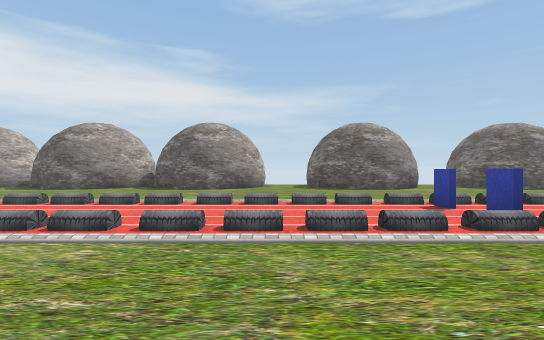
[1] (above)

21 first-person views from a walk through a Unity game level. The camera is 1.5 m above the floor, looks level and sees 85° across. The floor is counted in squares, 2 m on a side. Each view is taken from the middle of a square. On the plan, view 1 faces up. The plan holds only what a view shows up to about 10 squares ahead; the rest is blank. The place goes on beyond the plan. The player is left out. Some surface patterns are stand-ins.

[2]
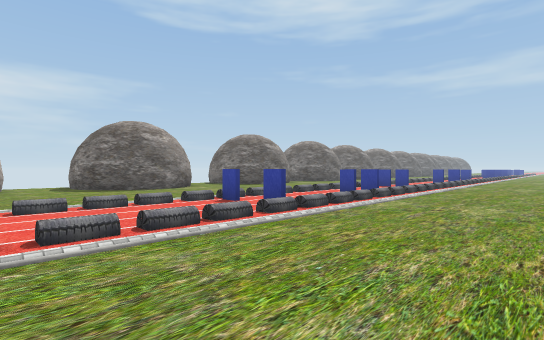

[3]
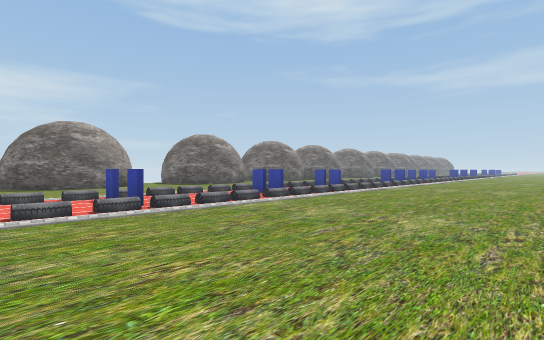

[4]
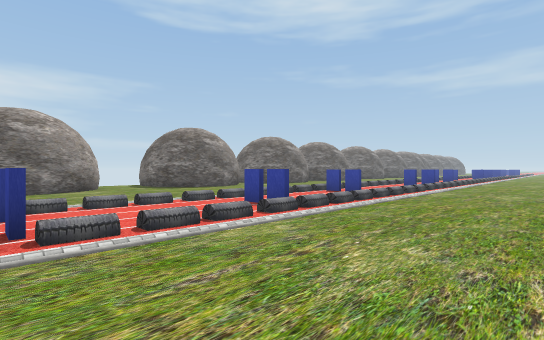

[5]
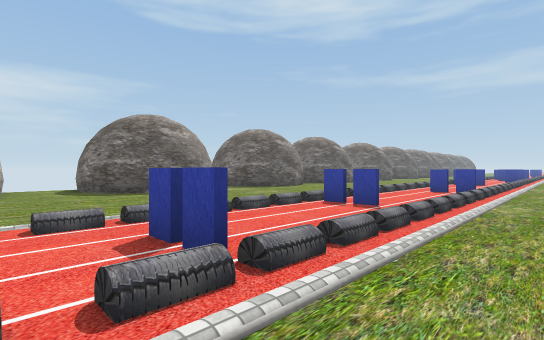

[6]
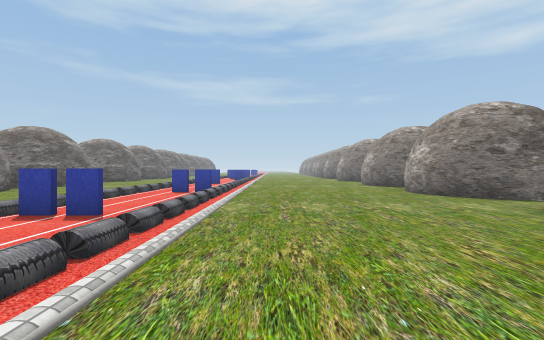

[7]
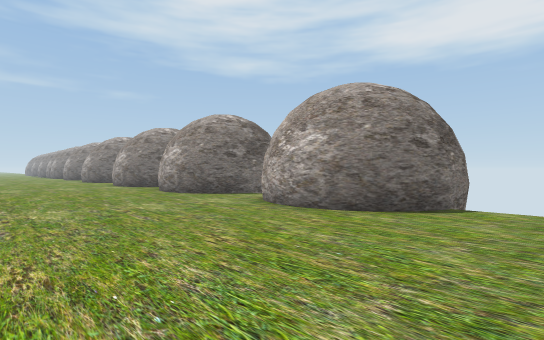

[8]
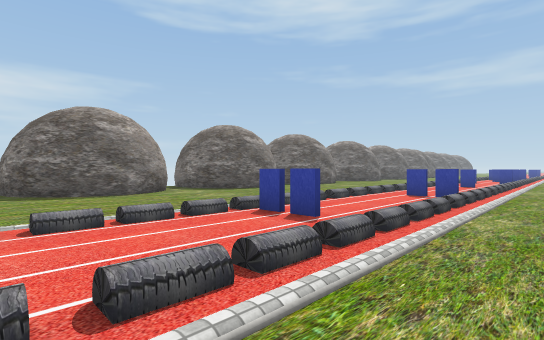

[9]
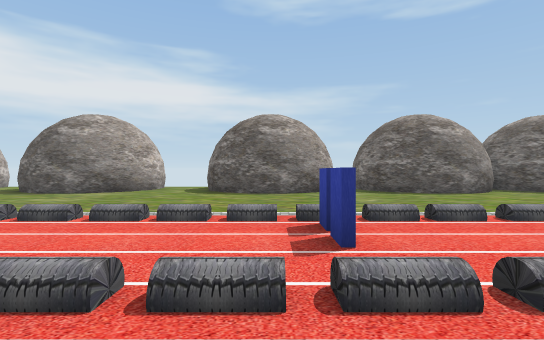

[10]
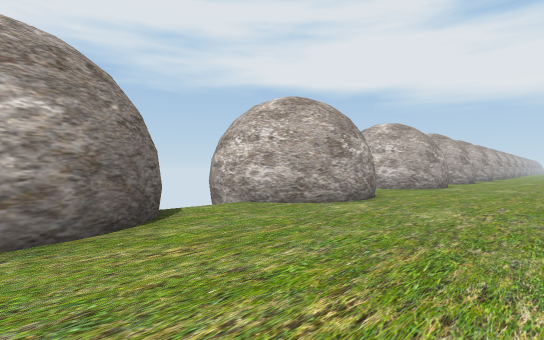

[11]
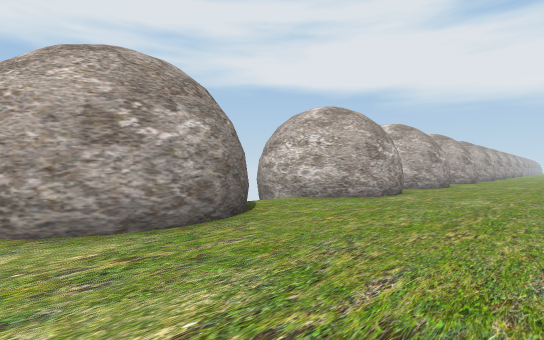

[12]
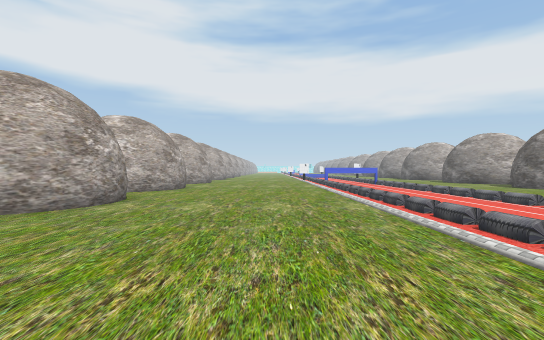

[13]
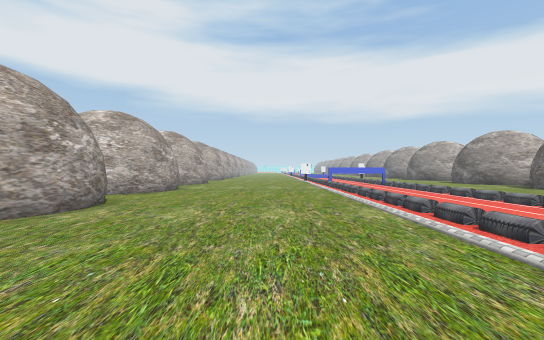

[14]
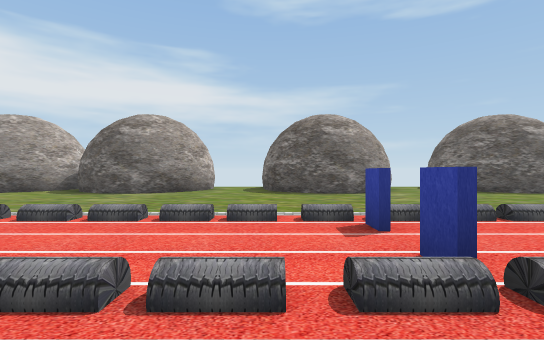

[15]
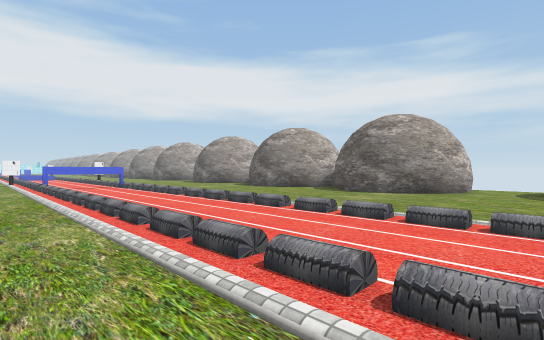

[16]
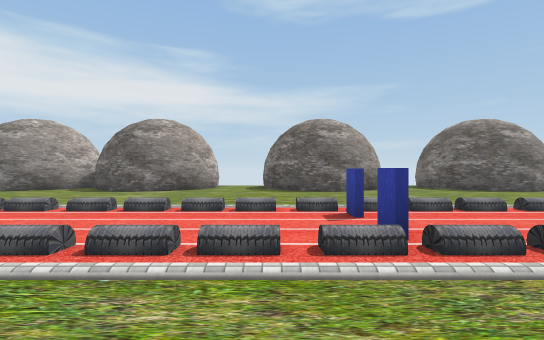

[17]
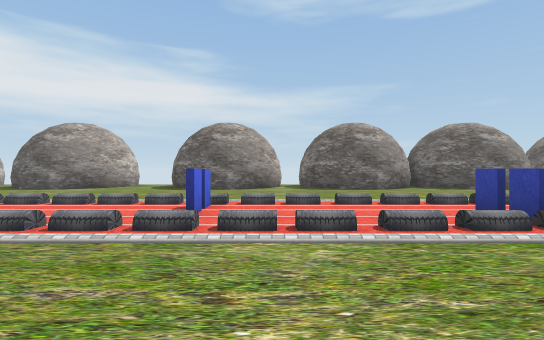

[18]
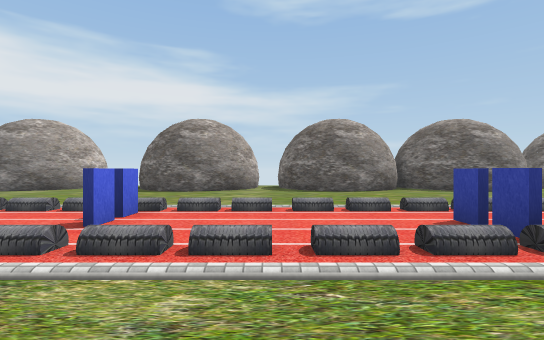

[19]
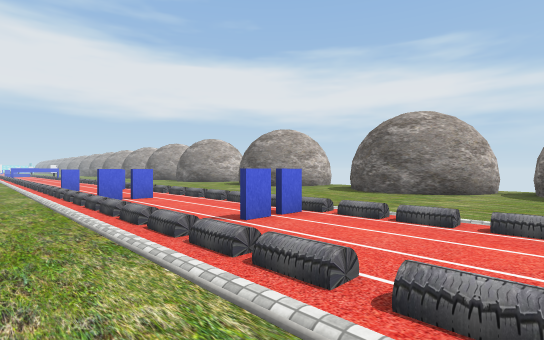

[20]
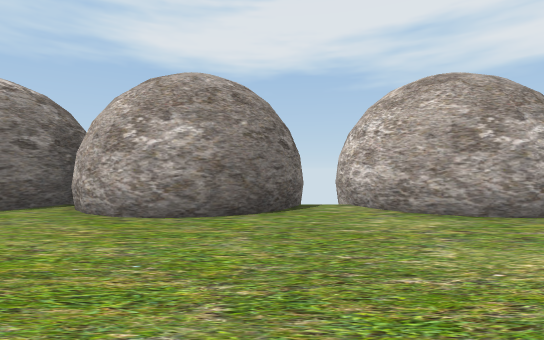

[21]
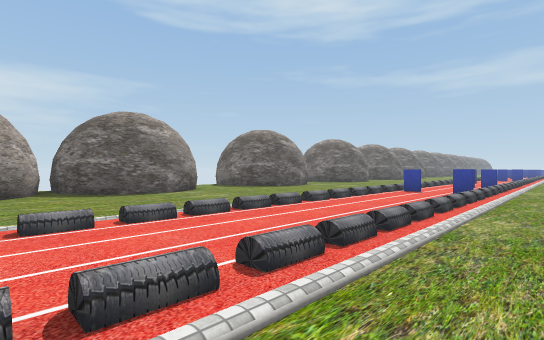

### Floor plan
Key: @ floor where view 1 was taken; # wall or solid block; . floor; / step, stairs or slope.
Columns run from 7 left of view 1 to 18 right of it. Each row starts with its distance up from view 1.
 14  ##   #..    #..#   #.#
 13 ####  #..   ##..## ##.#
 12 #..####...###....###..####
 11 ..........................
 10 ..........................
  9 ..........................
  8 ..........................
  7 //////////.////////./////
  6 //////////#///////////////
  5 ..............#....#....#.
  4 //////////#...#/////////#
  3 //////////...../////////.
  2 .........................
  1 ..........................
  0 .......@..................
 -1 ..........................
 -2 ..........................
 -3 #..###....###....###...###
 -4 ##   ##..## ##..## ##.##
 -5       ##     #  #   ###

Where each view was taken, in squares from view 1:
view 1: 0 up, 0 right, facing up
view 2: 0 up, 1 left, facing up-right
view 3: 2 down, 1 right, facing up-right
view 4: 0 up, 3 right, facing up-right
view 5: 2 up, 6 right, facing up-right
view 6: 2 up, 7 right, facing right
view 7: 2 up, 7 right, facing down-right
view 8: 2 up, 8 right, facing up-right
view 9: 2 up, 11 right, facing up
view 10: 1 up, 11 right, facing down-left
view 11: 1 up, 6 right, facing down-left
view 12: 1 up, 4 right, facing left
view 13: 1 up, 3 right, facing left
view 14: 2 up, 2 right, facing up
view 15: 2 up, 2 right, facing up-left
view 16: 1 up, 2 right, facing up
view 17: 0 up, 13 right, facing up
view 18: 1 up, 14 right, facing up
view 19: 2 up, 15 right, facing up-left
view 20: 2 up, 15 right, facing down
view 21: 2 up, 7 left, facing up-right
